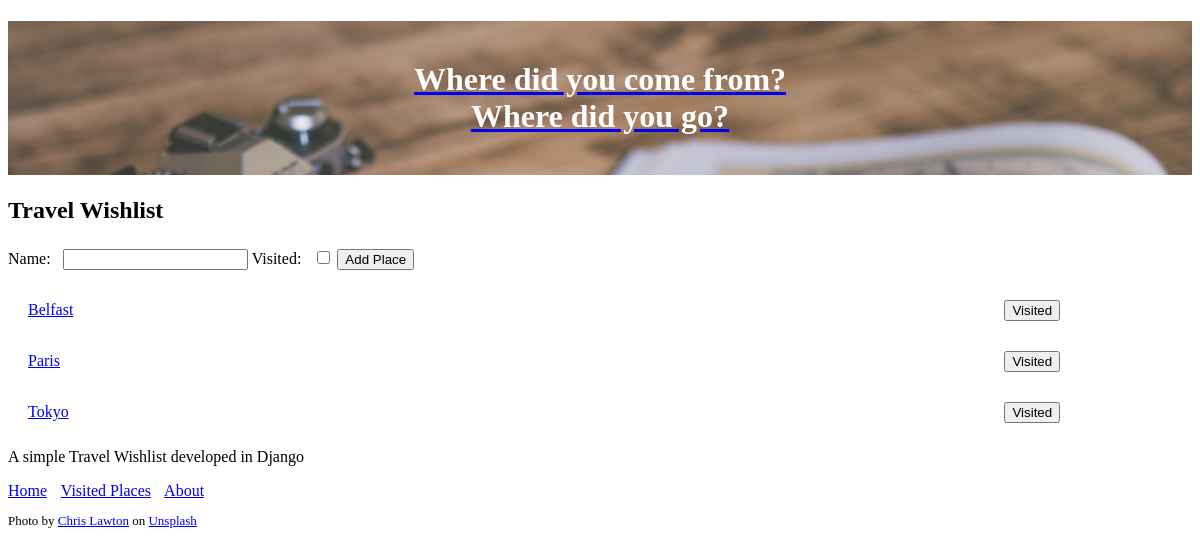
The app's page / (signed in) with its own data.
### travel_wishlist/models.py (models this page shows, shortened)
class Place(models.Model):
    user = models.ForeignKey('auth.User', null=False, on_delete=models.CASCADE)
    notes = models.TextField(blank=True, null =True)
    date_visited = models.DateField(blank=True, null =True)
    photo = models.ImageField(upload_to='user_images/', blank=True, null =True)
    name = models.CharField(max_length=200)
    visited = models.BooleanField(default=False)

### travel_wishlist/views.py (the view, shortened to what this page needs)
# urls.py: path('', views.place_list, name='place_list'),
@login_required
def place_list(request):
    places = Place.objects.filter(user=request.user).filter(visited=False).order_by('name')
    new_place_form = NewPlaceForm()
    return render(request, 'travel_wishlist/wishlist.html', {'places': places, 'new_place_form': new_place_form})

### travel_wishlist/forms.py
class NewPlaceForm(forms.ModelForm):
    class Meta:
        model = Place
        fields = ('name','visited')

### travel_wishlist/templates/travel_wishlist/wishlist.html (shortened to what this page needs)
{% extends 'travel_wishlist/base.html' %}
{% block content %}
<h2>Travel Wishlist</h2>
<form class="visited-form" method="POST" action="{% url 'place_list' %}">
    {{ new_place_form }}
    <button id="add-place" type="submit">Add Place</button>
</form>
{% for place in places %}
<div class="wishlist-place">
    <span id="place-name-{{ place.pk }}" class="place-name">
        <a href="{% url 'place_details' place.pk %}" >
            {{ place.name }}
        </a>
    </span>
    <form class="visited-form" method="POST" action="{% url 'place_visited' place.pk %}">
        <button id="visited-button-{{ place.pk }}">Visited</button>
    </form>
</div>
{% empty %}
<p>
    You have no places in your list
</p>
{% endfor %}
{% endblock %}

### travel_wishlist/static/css/style.css (style rules this page uses)
label { display: inline-block; padding-right: 8px; }
button { margin: 5px 0px 5px 0; }
div.wishlist-place { margin: 20px; }
.wishlist-place .place-name { width: 85%; display: inline-block; word-wrap: break-word; }
form.visited-form { display: inline; width: 10%; }

### records on screen
Place: name "Belfast"
Place: name "Paris"
Place: name "Tokyo"
